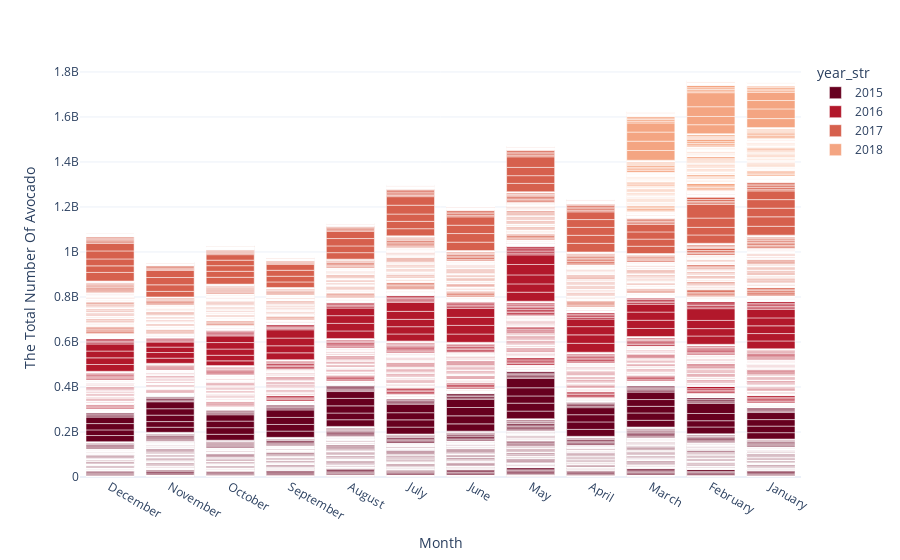

The cell this chart's notebook holds for it:
### Code cell
fig_8 = px.bar(df, x='month_dur', y='total_volume', color='year_str',color_discrete_sequence=px.colors.sequential.RdBu)
fig_8.update_xaxes(title_text = 'Month')
fig_8.update_yaxes(title_text = 'The Total Number Of Avocado')
fig_8.show()

### Figure 1 — Plotly figure (JSON) as saved in the notebook; plotly's stock layout.template omitted (floating-point values rounded to 4 significant figures; data arrays with more than 128 entries replaced by an {"elided": "..."} marker saying what was removed)
{"data": [{"alignmentgroup": "True", "hovertemplate": "year_str=2015<br>month_dur=%{x}<br>total_volume=%{y}<extra></extra>", "legendgroup": "2015", "marker": {"color": "rgb(103,0,31)", "pattern": {"shape": ""}}, "name": "2015", "offsetgroup": "2015", "orientation": "v", "showlegend": true, "textposition": "auto", "type": "bar", "x": {"elided": "5615 str values"}, "xaxis": "x", "y": {"elided": "5615 float values"}, "yaxis": "y"}, {"alignmentgroup": "True", "hovertemplate": "year_str=2016<br>month_dur=%{x}<br>total_volume=%{y}<extra></extra>", "legendgroup": "2016", "marker": {"color": "rgb(178,24,43)", "pattern": {"shape": ""}}, "name": "2016", "offsetgroup": "2016", "orientation": "v", "showlegend": true, "textposition": "auto", "type": "bar", "x": {"elided": "5616 str values"}, "xaxis": "x", "y": {"elided": "5616 float values"}, "yaxis": "y"}, {"alignmentgroup": "True", "hovertemplate": "year_str=2017<br>month_dur=%{x}<br>total_volume=%{y}<extra></extra>", "legendgroup": "2017", "marker": {"color": "rgb(214,96,77)", "pattern": {"shape": ""}}, "name": "2017", "offsetgroup": "2017", "orientation": "v", "showlegend": true, "textposition": "auto", "type": "bar", "x": {"elided": "5722 str values"}, "xaxis": "x", "y": {"elided": "5722 float values"}, "yaxis": "y"}, {"alignmentgroup": "True", "hovertemplate": "year_str=2018<br>month_dur=%{x}<br>total_volume=%{y}<extra></extra>", "legendgroup": "2018", "marker": {"color": "rgb(244,165,130)", "pattern": {"shape": ""}}, "name": "2018", "offsetgroup": "2018", "orientation": "v", "showlegend": true, "textposition": "auto", "type": "bar", "x": {"elided": "1296 str values"}, "xaxis": "x", "y": {"elided": "1296 float values"}, "yaxis": "y"}], "layout": {"autosize": true, "barmode": "relative", "legend": {"title": {"text": "year_str"}, "tracegroupgap": 0}, "margin": {"t": 60}, "xaxis": {"anchor": "y", "autorange": true, "domain": [0, 1], "range": [-0.5, 11.5], "title": {"text": "Month"}, "type": "category"}, "yaxis": {"anchor": "x", "autorange": true, "domain": [0, 1], "range": [0, 1853000000.0], "title": {"text": "The Total Number Of Avocado"}, "type": "linear"}}}
